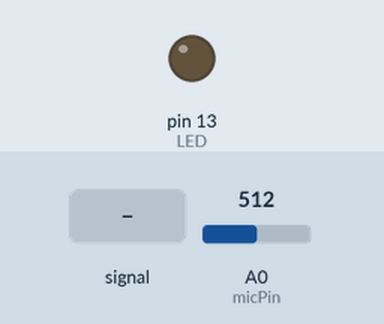
Bench run of a sketch on a simulated Teensy 3. Shown: output pins drawn as LEDs (lit = HIGH). Inputs (shaded band) come from the test bench; at power-on: A0 (micPin) = 512.

Above: at 1.3 s.
1.4 s: A0 (micPin) fed a 200 Hz sine of ±81 counts around its level
At 3.36 s:
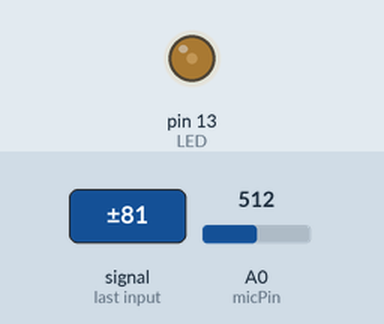
4.4 s: A0 (micPin) set to 1023
At 5.0 s:
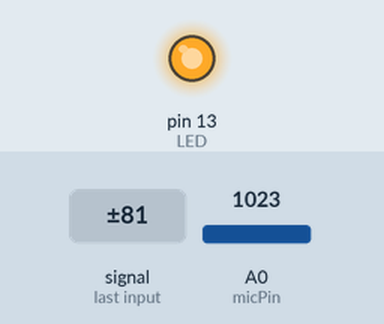
5.9 s: A0 (micPin) set to 122
Timing chart, 0 to 14.9 s (numbered marks = the images above; inputs shaded):
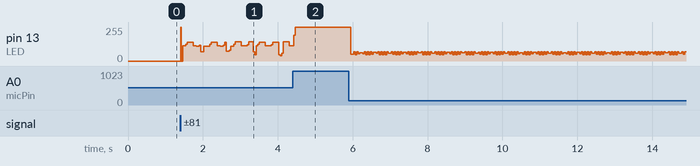

The sketch:

main.ino
```cpp
#include <FlexiTimer2.h>

// LED to pulse (non-PWM pin)
#define LED 13

// Period of the PWM wave (and therefore the number of levels)
#define PERIOD 256

namespace AnyPWM {
  extern volatile byte pinLevel[12];
  void pulse();
  void analogWrite(byte pin, byte level);
  void init();
}

// Variables to keep track of the pin states
volatile byte AnyPWM::pinLevel[12] = { 0, 0, 0, 0, 0, 0, 0, 0, 0, 0, 0, 0 };

// Set a digital out pin to a specific level
void AnyPWM::analogWrite(byte pin, byte level) {
  if (pin > 1 && pin < 14 && level >= 0 && level < PERIOD) {
    pin -= 2;
    AnyPWM::pinLevel[pin] = level;
    if (level == 0) {
      digitalWrite(pin + 2, LOW);
    }
  }
}

// Initialize the timer routine; must be called before calling
// AnyPWM::analogWrite!
void AnyPWM::init() {
  // (PERIOD * 64) Hertz seems to be a high enough frequency to produce
  // a steady PWM signal on all 12 output pins
  FlexiTimer2::set(1, 1.0/(PERIOD * 64), AnyPWM::pulse);
  FlexiTimer2::start();
}

// Routine to emit the PWM on the pins
void AnyPWM::pulse() {
  static int counter = 0;
  for(int i = 0; i < 12; i += 1) {
    if (AnyPWM::pinLevel[i]) {
      digitalWrite(i + 2, AnyPWM::pinLevel[i] > counter);
    }
  }
  counter = ++counter > PERIOD ? 0 : counter;
}

int micPin = A0;
int getValue(int numSamples){  // returns 0 to 1023
  int avg = 0;
  for(int i = 0; i < numSamples; i++){
    avg += analogRead(micPin);
  }
  avg = avg / numSamples;
  return avg;
}


int ambientLevel = 0;
int fadeStepSize = 0;
int addedSensitivity = 0;
void setup() {
  AnyPWM::init();       // initialize the PWM timer
  pinMode(LED, OUTPUT); // declare LED pin to be an output
  ambientLevel = getValue(1000);
  fadeStepSize = (1024 - ambientLevel - addedSensitivity) / PERIOD;
}


byte brightness = 0;    // how bright the LED is
byte fadeAmount = 5;    // how many points to fade the LED by
byte fadeStep = 0;


void loop() {
  int level = getValue(100) - ambientLevel;
  AnyPWM::analogWrite(LED, level / fadeStepSize);

/*
  brightness = sumSamples / PERIOD;  // 256-step
  fadeStep = brightness / 5;

  for (int i = 0; i < fadeStep; i++){
    AnyPWM::analogWrite(LED, fadeStep * i);
    delay(30);
  }
*/
  //delay(10);
}
```
